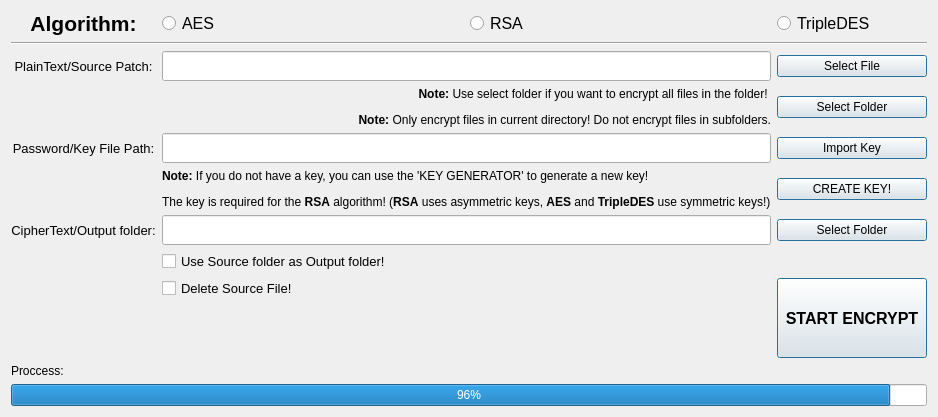
      <widget class="QWidget" name="tab_encrypt">
       <property name="enabled">
        <bool>true</bool>
       </property>
       <attribute name="icon">
        <iconset>
         <normaloff>icon/encrypt.svg</normaloff>icon/encrypt.svg</iconset>
       </attribute>
       <attribute name="title">
        <string>ENCRYPT</string>
       </attribute>
       <layout class="QGridLayout" name="gridLayout_4">
        <item row="2" column="5" colspan="2">
         <widget class="QLineEdit" name="lineEditEnSource">
          <property name="sizePolicy">
           <sizepolicy hsizetype="Expanding" vsizetype="Maximum">
            <horstretch>0</horstretch>
            <verstretch>250</verstretch>
           </sizepolicy>
          </property>
          <property name="minimumSize">
           <size>
            <width>0</width>
            <height>30</height>
           </size>
          </property>
          <property name="sizeIncrement">
           <size>
            <width>0</width>
            <height>50</height>
           </size>
          </property>
          <property name="baseSize">
           <size>
            <width>0</width>
            <height>300</height>
           </size>
          </property>
          <property name="font">
           <font>
            <pointsize>10</pointsize>
           </font>
          </property>
          <property name="echoMode">
           <enum>QLineEdit::Normal</enum>
          </property>
          <property name="cursorMoveStyle">
           <enum>Qt::LogicalMoveStyle</enum>
          </property>
          <property name="clearButtonEnabled">
           <bool>false</bool>
          </property>
         </widget>
        </item>
        <item row="6" column="5" colspan="2">
         <widget class="QLineEdit" name="lineEditEnOut">
          <property name="sizePolicy">
           <sizepolicy hsizetype="Expanding" vsizetype="Maximum">
            <horstretch>0</horstretch>
            <verstretch>250</verstretch>
           </sizepolicy>
          </property>
          <property name="minimumSize">
           <size>
            <width>0</width>
            <height>30</height>
           </size>
          </property>
          <property name="sizeIncrement">
           <size>
            <width>0</width>
            <height>50</height>
           </size>
          </property>
          <property name="baseSize">
           <size>
            <width>0</width>
            <height>300</height>
           </size>
          </property>
          <property name="font">
           <font>
            <pointsize>10</pointsize>
           </font>
          </property>
          <property name="echoMode">
           <enum>QLineEdit::Normal</enum>
          </property>
          <property name="cursorMoveStyle">
           <enum>Qt::LogicalMoveStyle</enum>
          </property>
          <property name="clearButtonEnabled">
           <bool>false</bool>
          </property>
         </widget>
        </item>
        <item row="3" column="7">
         <widget class="QPushButton" name="pushButtonEnFolder">
          <property name="sizePolicy">
           <sizepolicy hsizetype="Maximum" vsizetype="Maximum">
            <horstretch>0</horstretch>
            <verstretch>0</verstretch>
           </sizepolicy>
          </property>
          <property name="minimumSize">
           <size>
            <width>150</width>
            <height>0</height>
           </size>
          </property>
          <property name="font">
           <font>
            <pointsize>9</pointsize>
           </font>
          </property>
          <property name="text">
           <string>Select Folder</string>
          </property>
          <property name="icon">
           <iconset>
            <normaloff>icon/folder.png</normaloff>icon/folder.png</iconset>
          </property>
          <property name="iconSize">
           <size>
            <width>25</width>
            <height>25</height>
           </size>
          </property>
          <property name="autoDefault">
           <bool>false</bool>
          </property>
          <property name="default">
           <bool>true</bool>
          </property>
         </widget>
        </item>
        <item row="5" column="5" colspan="2">
         <widget class="QLabel" name="label_7">
          <property name="font">
           <font>
            <pointsize>9</pointsize>
           </font>
          </property>
          <property name="text">
           <string>&lt;html&gt;&lt;head/&gt;&lt;body&gt;&lt;p&gt;&lt;span style=&quot; font-weight:600;&quot;&gt;Note:&lt;/span&gt; If you do not have a key, you can use the 'KEY GENERATOR' to generate a new key!&lt;/p&gt;&lt;p&gt;The key is required for the &lt;span style=&quot; font-weight:600;&quot;&gt;RSA&lt;/span&gt; algorithm! (&lt;span style=&quot; font-weight:600;&quot;&gt;RSA&lt;/span&gt; uses asymmetric keys, &lt;span style=&quot; font-weight:600;&quot;&gt;AES&lt;/span&gt; and &lt;span style=&quot; font-weight:600;&quot;&gt;TripleDES&lt;/span&gt; use symmetric keys!)&lt;/p&gt;&lt;/body&gt;&lt;/html&gt;</string>
          </property>
         </widget>
        </item>
        <item row="5" column="7">
         <widget class="QPushButton" name="pushButtonEnCreate">
          <property name="sizePolicy">
           <sizepolicy hsizetype="Maximum" vsizetype="Maximum">
            <horstretch>0</horstretch>
            <verstretch>0</verstretch>
           </sizepolicy>
          </property>
          <property name="minimumSize">
           <size>
            <width>150</width>
            <height>0</height>
           </size>
          </property>
          <property name="font">
           <font>
            <pointsize>9</pointsize>
           </font>
          </property>
          <property name="text">
           <string>CREATE KEY!</string>
          </property>
          <property name="icon">
           <iconset>
            <normaloff>icon/generator.png</normaloff>icon/generator.png</iconset>
          </property>
          <property name="iconSize">
           <size>
            <width>25</width>
            <height>25</height>
           </size>
          </property>
          <property name="default">
           <bool>true</bool>
          </property>
         </widget>
        </item>
        <item row="3" column="5" colspan="2">
         <widget class="QLabel" name="label_6">
          <property name="sizePolicy">
           <sizepolicy hsizetype="Preferred" vsizetype="Preferred">
            <horstretch>0</horstretch>
            <verstretch>0</verstretch>
           </sizepolicy>
          </property>
          <property name="font">
           <font>
            <pointsize>9</pointsize>
           </font>
          </property>
          <property name="frameShadow">
           <enum>QFrame::Plain</enum>
          </property>
          <property name="lineWidth">
           <number>2</number>
          </property>
          <property name="text">
           <string>&lt;html&gt;&lt;head/&gt;&lt;body&gt;&lt;p&gt;&lt;span style=&quot; font-weight:600;&quot;&gt;Note:&lt;/span&gt; Use select folder if you want to encrypt all files in the folder! &lt;/p&gt;&lt;p&gt;&lt;span style=&quot; font-weight:600;&quot;&gt;Note:&lt;/span&gt; Only encrypt files in current directory! Do not encrypt files in subfolders.&lt;/p&gt;&lt;/body&gt;&lt;/html&gt;</string>
          </property>
          <property name="scaledContents">
           <bool>true</bool>
          </property>
          <property name="alignment">
           <set>Qt::AlignRight|Qt::AlignTrailing|Qt::AlignVCenter</set>
          </property>
          <property name="wordWrap">
           <bool>false</bool>
          </property>
          <property name="margin">
           <number>0</number>
          </property>
         </widget>
        </item>
        <item row="0" column="5">
         <widget class="QRadioButton" name="radioEnAES">
          <property name="font">
           <font>
            <pointsize>12</pointsize>
           </font>
          </property>
          <property name="text">
           <string>AES</string>
          </property>
         </widget>
        </item>
        <item row="7" column="5">
         <widget class="QCheckBox" name="checkBoxEnSource">
          <property name="font">
           <font>
            <pointsize>10</pointsize>
           </font>
          </property>
          <property name="text">
           <string>Use Source folder as Output folder!</string>
          </property>
          <property name="iconSize">
           <size>
            <width>25</width>
            <height>25</height>
           </size>
          </property>
          <property name="tristate">
           <bool>false</bool>
          </property>
         </widget>
        </item>
        <item row="4" column="7">
         <widget class="QPushButton" name="pushButtonEnKey">
          <property name="sizePolicy">
           <sizepolicy hsizetype="Maximum" vsizetype="Maximum">
            <horstretch>0</horstretch>
            <verstretch>0</verstretch>
           </sizepolicy>
          </property>
          <property name="minimumSize">
           <size>
            <width>150</width>
            <height>0</height>
           </size>
          </property>
          <property name="font">
           <font>
            <pointsize>9</pointsize>
           </font>
          </property>
          <property name="text">
           <string>Import Key</string>
          </property>
          <property name="icon">
           <iconset>
            <normaloff>icon/import.png</normaloff>icon/import.png</iconset>
          </property>
          <property name="iconSize">
           <size>
            <width>25</width>
            <height>25</height>
           </size>
          </property>
          <property name="default">
           <bool>true</bool>
          </property>
         </widget>
        </item>
        <item row="2" column="4">
         <widget class="QLabel" name="label_2">
          <property name="sizePolicy">
           <sizepolicy hsizetype="Minimum" vsizetype="Expanding">
            <horstretch>0</horstretch>
            <verstretch>0</verstretch>
           </sizepolicy>
          </property>
          <property name="font">
           <font>
            <pointsize>10</pointsize>
           </font>
          </property>
          <property name="text">
           <string>PlainText/Source Patch:</string>
          </property>
          <property name="scaledContents">
           <bool>false</bool>
          </property>
          <property name="alignment">
           <set>Qt::AlignCenter</set>
          </property>
         </widget>
        </item>
        <item row="0" column="7">
         <widget class="QRadioButton" name="radioEn3DES">
          <property name="font">
           <font>
            <pointsize>12</pointsize>
           </font>
          </property>
          <property name="text">
           <string>TripleDES</string>
          </property>
         </widget>
        </item>
        <item row="0" column="6">
         <widget class="QRadioButton" name="radioEnRSA">
          <property name="font">
           <font>
            <pointsize>12</pointsize>
           </font>
          </property>
          <property name="text">
           <string>RSA</string>
          </property>
         </widget>
        </item>
        <item row="4" column="5" colspan="2">
         <widget class="QLineEdit" name="lineEditEnKey">
          <property name="sizePolicy">
           <sizepolicy hsizetype="Expanding" vsizetype="Maximum">
            <horstretch>0</horstretch>
            <verstretch>250</verstretch>
           </sizepolicy>
          </property>
          <property name="minimumSize">
           <size>
            <width>0</width>
            <height>30</height>
           </size>
          </property>
          <property name="sizeIncrement">
           <size>
            <width>0</width>
            <height>50</height>
           </size>
          </property>
          <property name="baseSize">
           <size>
            <width>0</width>
            <height>300</height>
           </size>
          </property>
          <property name="font">
           <font>
            <pointsize>10</pointsize>
           </font>
          </property>
          <property name="echoMode">
           <enum>QLineEdit::Normal</enum>
          </property>
          <property name="cursorMoveStyle">
           <enum>Qt::LogicalMoveStyle</enum>
          </property>
          <property name="clearButtonEnabled">
           <bool>false</bool>
          </property>
         </widget>
        </item>
        <item row="0" column="4">
         <widget class="QLabel" name="label">
          <property name="font">
           <font>
            <pointsize>16</pointsize>
            <weight>75</weight>
            <bold>true</bold>
           </font>
          </property>
          <property name="text">
           <string>Algorithm:</string>
          </property>
          <property name="alignment">
           <set>Qt::AlignCenter</set>
          </property>
         </widget>
        </item>
        <item row="1" column="4" colspan="4">
         <widget class="Line" name="line">
          <property name="orientation">
           <enum>Qt::Horizontal</enum>
          </property>
         </widget>
        </item>
        <item row="12" column="4" colspan="4">
         <widget class="QProgressBar" name="progressBarEn">
          <property name="value">
           <number>96</number>
          </property>
         </widget>
        </item>
        <item row="6" column="4">
         <widget class="QLabel" name="label_4">
          <property name="sizePolicy">
           <sizepolicy hsizetype="Minimum" vsizetype="Expanding">
            <horstretch>0</horstretch>
            <verstretch>0</verstretch>
           </sizepolicy>
          </property>
          <property name="font">
           <font>
            <pointsize>10</pointsize>
           </font>
          </property>
          <property name="text">
           <string>CipherText/Output folder:</string>
          </property>
          <property name="scaledContents">
           <bool>false</bool>
          </property>
          <property name="alignment">
           <set>Qt::AlignCenter</set>
          </property>
         </widget>
        </item>
        <item row="11" column="4">
         <widget class="QLabel" name="label_5">
          <property name="font">
           <font>
            <pointsize>9</pointsize>
           </font>
          </property>
          <property name="text">
           <string>Proccess:</string>
          </property>
         </widget>
        </item>
        <item row="4" column="4">
         <widget class="QLabel" name="label_3">
          <property name="sizePolicy">
           <sizepolicy hsizetype="Minimum" vsizetype="Expanding">
            <horstretch>0</horstretch>
            <verstretch>0</verstretch>
           </sizepolicy>
          </property>
          <property name="font">
           <font>
            <pointsize>10</pointsize>
           </font>
          </property>
          <property name="text">
           <string>Password/Key File Path:</string>
          </property>
          <property name="scaledContents">
           <bool>false</bool>
          </property>
          <property name="alignment">
           <set>Qt::AlignCenter</set>
          </property>
         </widget>
        </item>
        <item row="6" column="7">
         <widget class="QPushButton" name="pushButtonEnOut">
          <property name="sizePolicy">
           <sizepolicy hsizetype="Maximum" vsizetype="Maximum">
            <horstretch>0</horstretch>
            <verstretch>0</verstretch>
           </sizepolicy>
          </property>
          <property name="minimumSize">
           <size>
            <width>150</width>
            <height>0</height>
           </size>
          </property>
          <property name="font">
           <font>
            <pointsize>9</pointsize>
           </font>
          </property>
          <property name="text">
           <string>Select Folder</string>
          </property>
          <property name="icon">
           <iconset>
            <normaloff>icon/folder.png</normaloff>icon/folder.png</iconset>
          </property>
          <property name="iconSize">
           <size>
            <width>25</width>
            <height>25</height>
           </size>
          </property>
          <property name="default">
           <bool>true</bool>
          </property>
         </widget>
        </item>
        <item row="2" column="7">
         <widget class="QPushButton" name="pushButtonEnFile">
          <property name="sizePolicy">
           <sizepolicy hsizetype="Maximum" vsizetype="Maximum">
            <horstretch>0</horstretch>
            <verstretch>0</verstretch>
           </sizepolicy>
          </property>
          <property name="minimumSize">
           <size>
            <width>150</width>
            <height>0</height>
           </size>
          </property>
          <property name="font">
           <font>
            <pointsize>9</pointsize>
           </font>
          </property>
          <property name="text">
           <string>Select File</string>
          </property>
          <property name="icon">
           <iconset>
            <normaloff>icon/Open.webp</normaloff>icon/Open.webp</iconset>
          </property>
          <property name="iconSize">
           <size>
            <width>25</width>
            <height>25</height>
           </size>
          </property>
          <property name="autoDefault">
           <bool>false</bool>
          </property>
          <property name="default">
           <bool>true</bool>
          </property>
         </widget>
        </item>
        <item row="8" column="7" rowspan="2">
         <widget class="QPushButton" name="pushButtonEnStart">
          <property name="sizePolicy">
           <sizepolicy hsizetype="Minimum" vsizetype="Minimum">
            <horstretch>0</horstretch>
            <verstretch>0</verstretch>
           </sizepolicy>
          </property>
          <property name="minimumSize">
           <size>
            <width>0</width>
            <height>80</height>
           </size>
          </property>
          <property name="font">
           <font>
            <pointsize>12</pointsize>
            <weight>75</weight>
            <bold>true</bold>
           </font>
          </property>
          <property name="cursor">
           <cursorShape>PointingHandCursor</cursorShape>
          </property>
          <property name="text">
           <string>START ENCRYPT</string>
          </property>
          <property name="icon">
           <iconset>
            <normaloff>icon/encrypt.svg</normaloff>icon/encrypt.svg</iconset>
          </property>
          <property name="iconSize">
           <size>
            <width>40</width>
            <height>40</height>
           </size>
          </property>
          <property name="default">
           <bool>true</bool>
          </property>
         </widget>
        </item>
        <item row="8" column="5">
         <widget class="QCheckBox" name="checkBoxEnDelete">
          <property name="font">
           <font>
            <pointsize>10</pointsize>
           </font>
          </property>
          <property name="text">
           <string>Delete Source File!</string>
          </property>
         </widget>
        </item>
       </layout>
      </widget>
